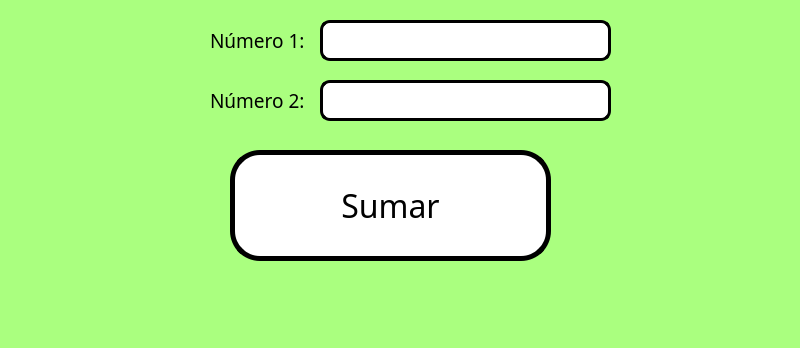
<?xml version="1.0" encoding="UTF-8"?>
<ui version="4.0">
 <class>MainWindow</class>
 <widget class="QMainWindow" name="MainWindow">
  <property name="geometry">
   <rect>
    <x>0</x>
    <y>0</y>
    <width>800</width>
    <height>348</height>
   </rect>
  </property>
  <property name="windowTitle">
   <string>MainWindow</string>
  </property>
  <property name="styleSheet">
   <string notr="true">background-color: rgb(170, 255, 127);</string>
  </property>
  <widget class="QWidget" name="centralwidget">
   <widget class="QPushButton" name="btn_sumar">
    <property name="geometry">
     <rect>
      <x>230</x>
      <y>150</y>
      <width>321</width>
      <height>111</height>
     </rect>
    </property>
    <property name="font">
     <font>
      <family>Komika Axis</family>
      <pointsize>24</pointsize>
      <strikeout>false</strikeout>
     </font>
    </property>
    <property name="styleSheet">
     <string notr="true">background-color: rgb(255, 255, 255);
border: 5px solid blackM;
border-radius: 30px;</string>
    </property>
    <property name="text">
     <string>Sumar</string>
    </property>
   </widget>
   <widget class="QLabel" name="label">
    <property name="geometry">
     <rect>
      <x>210</x>
      <y>20</y>
      <width>121</width>
      <height>41</height>
     </rect>
    </property>
    <property name="font">
     <font>
      <family>Komika Axis</family>
      <pointsize>14</pointsize>
     </font>
    </property>
    <property name="text">
     <string>Número 1:</string>
    </property>
   </widget>
   <widget class="QLineEdit" name="txt_numero1">
    <property name="geometry">
     <rect>
      <x>320</x>
      <y>20</y>
      <width>291</width>
      <height>41</height>
     </rect>
    </property>
    <property name="font">
     <font>
      <family>Consolas</family>
      <pointsize>20</pointsize>
      <weight>75</weight>
      <bold>true</bold>
     </font>
    </property>
    <property name="layoutDirection">
     <enum>Qt::LeftToRight</enum>
    </property>
    <property name="styleSheet">
     <string notr="true">background-color: rgb(255, 255, 255);
border: 3px solid blackM;
border-radius: 10px</string>
    </property>
    <property name="text">
     <string/>
    </property>
   </widget>
   <widget class="QLabel" name="label_2">
    <property name="geometry">
     <rect>
      <x>210</x>
      <y>80</y>
      <width>121</width>
      <height>41</height>
     </rect>
    </property>
    <property name="font">
     <font>
      <family>Komika Axis</family>
      <pointsize>14</pointsize>
     </font>
    </property>
    <property name="text">
     <string>Número 2:</string>
    </property>
   </widget>
   <widget class="QLineEdit" name="txt_numero2">
    <property name="geometry">
     <rect>
      <x>320</x>
      <y>80</y>
      <width>291</width>
      <height>41</height>
     </rect>
    </property>
    <property name="font">
     <font>
      <family>Consolas</family>
      <pointsize>20</pointsize>
      <weight>75</weight>
      <bold>true</bold>
     </font>
    </property>
    <property name="layoutDirection">
     <enum>Qt::LeftToRight</enum>
    </property>
    <property name="styleSheet">
     <string notr="true">background-color: rgb(255, 255, 255);
border: 3px solid blackM;
border-radius: 10px</string>
    </property>
    <property name="text">
     <string/>
    </property>
   </widget>
  </widget>
  <widget class="QMenuBar" name="menubar">
   <property name="geometry">
    <rect>
     <x>0</x>
     <y>0</y>
     <width>800</width>
     <height>21</height>
    </rect>
   </property>
  </widget>
  <widget class="QStatusBar" name="statusbar"/>
 </widget>
 <resources/>
 <connections/>
</ui>
